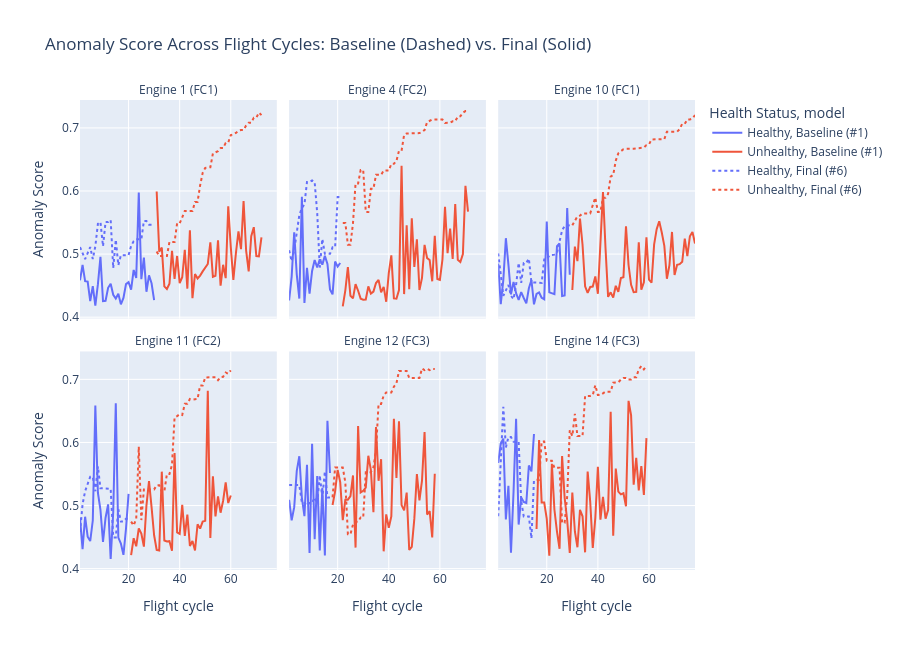

The cell this chart's notebook holds for it:
### Markdown cell above
## 13.0 Score Trajectories Across Flight Cycles

**Caption for Visualization Below:** Each held-out engine's anomaly score over its life, colored by health status. The point where the color changes is the transition from healthy to unhealthy. A good anomaly score should stay low and flat while the engine is healthy, then rise as degradation progresses.

### Code cell
fig = px.line(
    compare_df,
    x="cycle",
    y="anomaly_score",
    color="health_status",
    line_dash="model",
    facet_col="engine",
    facet_col_wrap=3,
    markers=False,
    category_orders={"model": ["Baseline (#1)", "Final (#6)"], "health_status": ["Healthy", "Unhealthy"]},
    hover_data=["partition"],
    title="Anomaly Score Across Flight Cycles: Baseline (Dashed) vs. Final (Solid)",
    labels={"cycle": "Flight cycle", "anomaly_score": "Anomaly Score", "health_status": "Health Status"},
)
fig.update_yaxes(matches="y")
fig.for_each_annotation(lambda a: a.update(text=a.text.split("=")[-1]))
fig.update_layout(height=650)
fig.show()

### Figure 1 — Plotly figure (JSON) as saved in the notebook; plotly's stock layout.template omitted (floating-point values rounded to 4 significant figures)
{"data": [{"customdata": [["Test"], ["Test"], ["Test"], ["Test"], ["Test"], ["Test"], ["Test"], ["Test"], ["Test"], ["Test"], ["Test"], ["Test"], ["Test"], ["Test"], ["Test"], ["Test"], ["Test"], ["Test"], ["Test"], ["Test"], ["Test"], ["Test"], ["Test"], ["Test"], ["Test"], ["Test"], ["Test"], ["Test"], ["Test"], ["Test"]], "hovertemplate": "Health Status=Healthy<br>model=Baseline (#1)<br>engine=Engine 1 (FC1)<br>Flight cycle=%{x}<br>Anomaly Score=%{y}<br>partition=%{customdata[0]}<extra></extra>", "legendgroup": "Healthy, Baseline (#1)", "line": {"color": "#636efa", "dash": "solid"}, "marker": {"symbol": "circle"}, "mode": "lines", "name": "Healthy, Baseline (#1)", "orientation": "v", "showlegend": true, "type": "scatter", "x": [1, 2, 3, 4, 5, 6, 7, 8, 9, 10, 11, 12, 13, 14, 15, 16, 17, 18, 19, 20, 21, 22, 23, 24, 25, 26, 27, 28, 29, 30], "xaxis": "x4", "y": [0.4585, 0.4829, 0.4572, 0.4564, 0.4254, 0.4494, 0.4184, 0.4519, 0.4957, 0.4255, 0.426, 0.4466, 0.453, 0.4355, 0.4296, 0.4372, 0.4203, 0.4305, 0.4523, 0.4556, 0.4437, 0.4748, 0.4621, 0.5976, 0.4602, 0.4944, 0.4403, 0.4663, 0.4538, 0.4269], "yaxis": "y4"}, {"customdata": [["Validation"], ["Validation"], ["Validation"], ["Validation"], ["Validation"], ["Validation"], ["Validation"], ["Validation"], ["Validation"], ["Validation"], ["Validation"], ["Validation"], ["Validation"], ["Validation"], ["Validation"], ["Validation"], ["Validation"], ["Validation"], ["Validation"], ["Validation"], ["Validation"]], "hovertemplate": "Health Status=Healthy<br>model=Baseline (#1)<br>engine=Engine 4 (FC2)<br>Flight cycle=%{x}<br>Anomaly Score=%{y}<br>partition=%{customdata[0]}<extra></extra>", "legendgroup": "Healthy, Baseline (#1)", "line": {"color": "#636efa", "dash": "solid"}, "marker": {"symbol": "circle"}, "mode": "lines", "name": "Healthy, Baseline (#1)", "orientation": "v", "showlegend": false, "type": "scatter", "x": [1, 2, 3, 4, 5, 6, 7, 8, 9, 10, 11, 12, 13, 14, 15, 16, 17, 18, 19, 20, 21], "xaxis": "x5", "y": [0.4265, 0.4641, 0.5345, 0.4675, 0.4296, 0.5908, 0.4226, 0.4782, 0.4372, 0.4732, 0.4907, 0.4788, 0.4916, 0.4834, 0.4972, 0.4845, 0.4441, 0.4362, 0.4882, 0.4801, 0.4859], "yaxis": "y5"}, {"customdata": [["Validation"], ["Validation"], ["Validation"], ["Validation"], ["Validation"], ["Validation"], ["Validation"], ["Validation"], ["Validation"], ["Validation"], ["Validation"], ["Validation"], ["Validation"], ["Validation"], ["Validation"], ["Validation"], ["Validation"], ["Validation"], ["Validation"], ["Validation"], ["Validation"], ["Validation"], ["Validation"], ["Validation"], ["Validation"], ["Validation"], ["Validation"], ["Validation"], ["Validation"]], "hovertemplate": "Health Status=Healthy<br>model=Baseline (#1)<br>engine=Engine 10 (FC1)<br>Flight cycle=%{x}<br>Anomaly Score=%{y}<br>partition=%{customdata[0]}<extra></extra>", "legendgroup": "Healthy, Baseline (#1)", "line": {"color": "#636efa", "dash": "solid"}, "marker": {"symbol": "circle"}, "mode": "lines", "name": "Healthy, Baseline (#1)", "orientation": "v", "showlegend": false, "type": "scatter", "x": [1, 2, 3, 4, 5, 6, 7, 8, 9, 10, 11, 12, 13, 14, 15, 16, 17, 18, 19, 20, 21, 22, 23, 24, 25, 26, 27, 28, 29], "xaxis": "x6", "y": [0.485, 0.4206, 0.4587, 0.5252, 0.4833, 0.4362, 0.456, 0.438, 0.4273, 0.4396, 0.4304, 0.4219, 0.4459, 0.459, 0.4204, 0.4368, 0.4392, 0.4308, 0.4284, 0.5517, 0.4394, 0.4379, 0.4364, 0.5125, 0.5168, 0.4336, 0.4345, 0.5729, 0.4673], "yaxis": "y6"}, {"customdata": [["Test"], ["Test"], ["Test"], ["Test"], ["Test"], ["Test"], ["Test"], ["Test"], ["Test"], ["Test"], ["Test"], ["Test"], ["Test"], ["Test"], ["Test"], ["Test"], ["Test"], ["Test"], ["Test"], ["Test"]], "hovertemplate": "Health Status=Healthy<br>model=Baseline (#1)<br>engine=Engine 11 (FC2)<br>Flight cycle=%{x}<br>Anomaly Score=%{y}<br>partition=%{customdata[0]}<extra></extra>", "legendgroup": "Healthy, Baseline (#1)", "line": {"color": "#636efa", "dash": "solid"}, "marker": {"symbol": "circle"}, "mode": "lines", "name": "Healthy, Baseline (#1)", "orientation": "v", "showlegend": false, "type": "scatter", "x": [1, 2, 3, 4, 5, 6, 7, 8, 9, 10, 11, 12, 13, 14, 15, 16, 17, 18, 19, 20], "xaxis": "x", "y": [0.4803, 0.431, 0.4823, 0.4506, 0.4436, 0.4763, 0.6587, 0.5203, 0.4931, 0.4422, 0.4807, 0.5018, 0.4152, 0.4893, 0.6621, 0.4492, 0.4398, 0.4219, 0.4636, 0.5186], "yaxis": "y"}, {"customdata": [["Test"], ["Test"], ["Test"], ["Test"], ["Test"], ["Test"], ["Test"], ["Test"], ["Test"], ["Test"], ["Test"], ["Test"], ["Test"], ["Test"], ["Test"], ["Test"], ["Test"]], "hovertemplate": "Health Status=Healthy<br>model=Baseline (#1)<br>engine=Engine 12 (FC3)<br>Flight cycle=%{x}<br>Anomaly Score=%{y}<br>partition=%{customdata[0]}<extra></extra>", "legendgroup": "Healthy, Baseline (#1)", "line": {"color": "#636efa", "dash": "solid"}, "marker": {"symbol": "circle"}, "mode": "lines", "name": "Healthy, Baseline (#1)", "orientation": "v", "showlegend": false, "type": "scatter", "x": [1, 2, 3, 4, 5, 6, 7, 8, 9, 10, 11, 12, 13, 14, 15, 16, 17], "xaxis": "x2", "y": [0.5091, 0.4764, 0.4975, 0.5549, 0.5782, 0.5122, 0.4831, 0.5648, 0.4249, 0.598, 0.4464, 0.5466, 0.4287, 0.528, 0.4208, 0.6343, 0.5516], "yaxis": "y2"}, {"customdata": [["Validation"], ["Validation"], ["Validation"], ["Validation"], ["Validation"], ["Validation"], ["Validation"], ["Validation"], ["Validation"], ["Validation"], ["Validation"], ["Validation"], ["Validation"], ["Validation"], ["Validation"]], "hovertemplate": "Health Status=Healthy<br>model=Baseline (#1)<br>engine=Engine 14 (FC3)<br>Flight cycle=%{x}<br>Anomaly Score=%{y}<br>partition=%{customdata[0]}<extra></extra>", "legendgroup": "Healthy, Baseline (#1)", "line": {"color": "#636efa", "dash": "solid"}, "marker": {"symbol": "circle"}, "mode": "lines", "name": "Healthy, Baseline (#1)", "orientation": "v", "showlegend": false, "type": "scatter", "x": [1, 2, 3, 4, 5, 6, 7, 8, 9, 10, 11, 12, 13, 14, 15], "xaxis": "x3", "y": [0.5675, 0.5982, 0.6061, 0.478, 0.5311, 0.4253, 0.5219, 0.6376, 0.4698, 0.5126, 0.5057, 0.5041, 0.5636, 0.554, 0.6134], "yaxis": "y3"}, {"customdata": [["Test"], ["Test"], ["Test"], ["Test"], ["Test"], ["Test"], ["Test"], ["Test"], ["Test"], ["Test"], ["Test"], ["Test"], ["Test"], ["Test"], ["Test"], ["Test"], ["Test"], ["Test"], ["Test"], ["Test"], ["Test"], ["Test"], ["Test"], ["Test"], ["Test"], ["Test"], ["Test"], ["Test"], ["Test"], ["Test"], ["Test"], ["Test"], ["Test"], ["Test"], ["Test"], ["Test"], ["Test"], ["Test"], ["Test"], ["Test"], ["Test"], ["Test"]], "hovertemplate": "Health Status=Unhealthy<br>model=Baseline (#1)<br>engine=Engine 1 (FC1)<br>Flight cycle=%{x}<br>Anomaly Score=%{y}<br>partition=%{customdata[0]}<extra></extra>", "legendgroup": "Unhealthy, Baseline (#1)", "line": {"color": "#EF553B", "dash": "solid"}, "marker": {"symbol": "circle"}, "mode": "lines", "name": "Unhealthy, Baseline (#1)", "orientation": "v", "showlegend": true, "type": "scatter", "x": [31, 32, 33, 34, 35, 36, 37, 38, 39, 40, 41, 42, 43, 44, 45, 46, 47, 48, 49, 50, 51, 52, 53, 54, 55, 56, 57, 58, 59, 60, 61, 62, 63, 64, 65, 66, 67, 68, 69, 70, 71, 72], "xaxis": "x4", "y": [0.5991, 0.5036, 0.5105, 0.4488, 0.4447, 0.453, 0.5051, 0.4607, 0.497, 0.454, 0.4633, 0.5069, 0.4452, 0.5378, 0.4302, 0.4685, 0.4613, 0.4659, 0.4726, 0.4795, 0.4843, 0.5188, 0.4639, 0.4655, 0.5218, 0.4499, 0.483, 0.4619, 0.5756, 0.5111, 0.4592, 0.5015, 0.536, 0.5077, 0.5841, 0.5056, 0.4725, 0.5285, 0.5427, 0.4968, 0.4964, 0.5265], "yaxis": "y4"}, {"customdata": [["Validation"], ["Validation"], ["Validation"], ["Validation"], ["Validation"], ["Validation"], ["Validation"], ["Validation"], ["Validation"], ["Validation"], ["Validation"], ["Validation"], ["Validation"], ["Validation"], ["Validation"], ["Validation"], ["Validation"], ["Validation"], ["Validation"], ["Validation"], ["Validation"], ["Validation"], ["Validation"], ["Validation"], ["Validation"], ["Validation"], ["Validation"], ["Validation"], ["Validation"], ["Validation"], ["Validation"], ["Validation"], ["Validation"], ["Validation"], ["Validation"], ["Validation"], ["Validation"], ["Validation"], ["Validation"], ["Validation"], ["Validation"], ["Validation"], ["Validation"], ["Validation"], ["Validation"], ["Validation"], ["Validation"], ["Validation"], ["Validation"], ["Validation"]], "hovertemplate": "Health Status=Unhealthy<br>model=Baseline (#1)<br>engine=Engine 4 (FC2)<br>Flight cycle=%{x}<br>Anomaly Score=%{y}<br>partition=%{customdata[0]}<extra></extra>", "legendgroup": "Unhealthy, Baseline (#1)", "line": {"color": "#EF553B", "dash": "solid"}, "marker": {"symbol": "circle"}, "mode": "lines", "name": "Unhealthy, Baseline (#1)", "orientation": "v", "showlegend": false, "type": "scatter", "x": [22, 23, 24, 25, 26, 27, 28, 29, 30, 31, 32, 33, 34, 35, 36, 37, 38, 39, 40, 41, 42, 43, 44, 45, 46, 47, 48, 49, 50, 51, 52, 53, 54, 55, 56, 57, 58, 59, 60, 61, 62, 63, 64, 65, 66, 67, 68, 69, 70, 71], "xaxis": "x5", "y": [0.4171, 0.4426, 0.4793, 0.434, 0.4297, 0.4523, 0.4419, 0.4294, 0.4278, 0.428, 0.4489, 0.4374, 0.4406, 0.4541, 0.4592, 0.4394, 0.448, 0.4245, 0.4698, 0.498, 0.4298, 0.4293, 0.443, 0.6398, 0.4366, 0.5458, 0.4444, 0.5568, 0.4798, 0.5235, 0.4432, 0.4624, 0.5145, 0.4935, 0.4905, 0.4569, 0.529, 0.4607, 0.4593, 0.4914, 0.5748, 0.5015, 0.5405, 0.4923, 0.5792, 0.491, 0.4876, 0.5001, 0.6083, 0.5672], "yaxis": "y5"}, {"customdata": [["Validation"], ["Validation"], ["Validation"], ["Validation"], ["Validation"], ["Validation"], ["Validation"], ["Validation"], ["Validation"], ["Validation"], ["Validation"], ["Validation"], ["Validation"], ["Validation"], ["Validation"], ["Validation"], ["Validation"], ["Validation"], ["Validation"], ["Validation"], ["Validation"], ["Validation"], ["Validation"], ["Validation"], ["Validation"], ["Validation"], ["Validation"], ["Validation"], ["Validation"], ["Validation"], ["Validation"], ["Validation"], ["Validation"], ["Validation"], ["Validation"], ["Validation"], ["Validation"], ["Validation"], ["Validation"], ["Validation"], ["Validation"], ["Validation"], ["Validation"], ["Validation"], ["Validation"], ["Validation"], ["Validation"], ["Validation"], ["Validation"]], "hovertemplate": "Health Status=Unhealthy<br>model=Baseline (#1)<br>engine=Engine 10 (FC1)<br>Flight cycle=%{x}<br>Anomaly Score=%{y}<br>partition=%{customdata[0]}<extra></extra>", "legendgroup": "Unhealthy, Baseline (#1)", "line": {"color": "#EF553B", "dash": "solid"}, "marker": {"symbol": "circle"}, "mode": "lines", "name": "Unhealthy, Baseline (#1)", "orientation": "v", "showlegend": false, "type": "scatter", "x": [30, 31, 32, 33, 34, 35, 36, 37, 38, 39, 40, 41, 42, 43, 44, 45, 46, 47, 48, 49, 50, 51, 52, 53, 54, 55, 56, 57, 58, 59, 60, 61, 62, 63, 64, 65, 66, 67, 68, 69, 70, 71, 72, 73, 74, 75, 76, 77, 78], "xaxis": "x6", "y": [0.4431, 0.5119, 0.4889, 0.5563, 0.5148, 0.449, 0.4385, 0.4478, 0.4485, 0.4646, 0.4371, 0.5122, 0.5982, 0.5083, 0.4322, 0.4394, 0.4311, 0.4497, 0.4401, 0.462, 0.4632, 0.544, 0.4827, 0.4513, 0.4397, 0.44, 0.5188, 0.4437, 0.4552, 0.5266, 0.4596, 0.4548, 0.5151, 0.5395, 0.5522, 0.5342, 0.5131, 0.461, 0.4826, 0.5351, 0.4668, 0.4829, 0.484, 0.4878, 0.5247, 0.4967, 0.5283, 0.5352, 0.5168], "yaxis": "y6"}, {"customdata": [["Test"], ["Test"], ["Test"], ["Test"], ["Test"], ["Test"], ["Test"], ["Test"], ["Test"], ["Test"], ["Test"], ["Test"], ["Test"], ["Test"], ["Test"], ["Test"], ["Test"], ["Test"], ["Test"], ["Test"], ["Test"], ["Test"], ["Test"], ["Test"], ["Test"], ["Test"], ["Test"], ["Test"], ["Test"], ["Test"], ["Test"], ["Test"], ["Test"], ["Test"], ["Test"], ["Test"], ["Test"], ["Test"], ["Test"], ["Test"]], "hovertemplate": "Health Status=Unhealthy<br>model=Baseline (#1)<br>engine=Engine 11 (FC2)<br>Flight cycle=%{x}<br>Anomaly Score=%{y}<br>partition=%{customdata[0]}<extra></extra>", "legendgroup": "Unhealthy, Baseline (#1)", "line": {"color": "#EF553B", "dash": "solid"}, "marker": {"symbol": "circle"}, "mode": "lines", "name": "Unhealthy, Baseline (#1)", "orientation": "v", "showlegend": false, "type": "scatter", "x": [21, 22, 23, 24, 25, 26, 27, 28, 29, 30, 31, 32, 33, 34, 35, 36, 37, 38, 39, 40, 41, 42, 43, 44, 45, 46, 47, 48, 49, 50, 51, 52, 53, 54, 55, 56, 57, 58, 59, 60], "xaxis": "x", "y": [0.4214, 0.4481, 0.4355, 0.4639, 0.4555, 0.4349, 0.5004, 0.5387, 0.4974, 0.4529, 0.4297, 0.4286, 0.5537, 0.4447, 0.443, 0.4435, 0.4284, 0.5832, 0.4574, 0.4551, 0.5011, 0.452, 0.4857, 0.4358, 0.4438, 0.4289, 0.4703, 0.4635, 0.4745, 0.4757, 0.6821, 0.4486, 0.5462, 0.4828, 0.5144, 0.4887, 0.5076, 0.5368, 0.504, 0.5159], "yaxis": "y"}, {"customdata": [["Test"], ["Test"], ["Test"], ["Test"], ["Test"], ["Test"], ["Test"], ["Test"], ["Test"], ["Test"], ["Test"], ["Test"], ["Test"], ["Test"], ["Test"], ["Test"], ["Test"], ["Test"], ["Test"], ["Test"], ["Test"], ["Test"], ["Test"], ["Test"], ["Test"], ["Test"], ["Test"], ["Test"], ["Test"], ["Test"], ["Test"], ["Test"], ["Test"], ["Test"], ["Test"], ["Test"], ["Test"], ["Test"], ["Test"], ["Test"], ["Test"]], "hovertemplate": "Health Status=Unhealthy<br>model=Baseline (#1)<br>engine=Engine 12 (FC3)<br>Flight cycle=%{x}<br>Anomaly Score=%{y}<br>partition=%{customdata[0]}<extra></extra>", "legendgroup": "Unhealthy, Baseline (#1)", "line": {"color": "#EF553B", "dash": "solid"}, "marker": {"symbol": "circle"}, "mode": "lines", "name": "Unhealthy, Baseline (#1)", "orientation": "v", "showlegend": false, "type": "scatter", "x": [18, 19, 20, 21, 22, 23, 24, 25, 26, 27, 28, 29, 30, 31, 32, 33, 34, 35, 36, 37, 38, 39, 40, 41, 42, 43, 44, 45, 46, 47, 48, 49, 50, 51, 52, 53, 54, 55, 56, 57, 58], "xaxis": "x2", "y": [0.5009, 0.5225, 0.5565, 0.5371, 0.4767, 0.5093, 0.5094, 0.5149, 0.5477, 0.4333, 0.626, 0.5208, 0.5233, 0.5283, 0.5788, 0.5561, 0.4893, 0.6244, 0.5392, 0.5734, 0.4275, 0.4859, 0.4648, 0.4827, 0.6374, 0.5439, 0.6336, 0.5007, 0.4924, 0.5206, 0.4296, 0.4347, 0.4792, 0.5498, 0.5082, 0.5396, 0.6166, 0.4857, 0.491, 0.4496, 0.5504], "yaxis": "y2"}, {"customdata": [["Validation"], ["Validation"], ["Validation"], ["Validation"], ["Validation"], ["Validation"], ["Validation"], ["Validation"], ["Validation"], ["Validation"], ["Validation"], ["Validation"], ["Validation"], ["Validation"], ["Validation"], ["Validation"], ["Validation"], ["Validation"], ["Validation"], ["Validation"], ["Validation"], ["Validation"], ["Validation"], ["Validation"], ["Validation"], ["Validation"], ["Validation"], ["Validation"], ["Validation"], ["Validation"], ["Validation"], ["Validation"], ["Validation"], ["Validation"], ["Validation"], ["Validation"], ["Validation"], ["Validation"], ["Validation"], ["Validation"], ["Validation"], ["Validation"], ["Validation"], ["Validation"]], "hovertemplate": "Health Status=Unhealthy<br>model=Baseline (#1)<br>engine=Engine 14 (FC3)<br>Flight cycle=%{x}<br>Anomaly Score=%{y}<br>partition=%{customdata[0]}<extra></extra>", "legendgroup": "Unhealthy, Baseline (#1)", "line": {"color": "#EF553B", "dash": "solid"}, "marker": {"symbol": "circle"}, "mode": "lines", "name": "Unhealthy, Baseline (#1)", "orientation": "v", "showlegend": false, "type": "scatter", "x": [16, 17, 18, 19, 20, 21, 22, 23, 24, 25, 26, 27, 28, 29, 30, 31, 32, 33, 34, 35, 36, 37, 38, 39, 40, 41, 42, 43, 44, 45, 46, 47, 48, 49, 50, 51, 52, 53, 54, 55, 56, 57, 58, 59], "xaxis": "x3", "y": [0.4629, 0.604, 0.5049, 0.5048, 0.4788, 0.4204, 0.5661, 0.4933, 0.4588, 0.4315, 0.5783, 0.5122, 0.4763, 0.4248, 0.5205, 0.4589, 0.4339, 0.4931, 0.483, 0.4259, 0.5538, 0.5063, 0.4327, 0.4805, 0.5615, 0.4776, 0.5137, 0.4793, 0.4929, 0.6485, 0.4522, 0.5585, 0.522, 0.5176, 0.5195, 0.499, 0.6659, 0.6428, 0.5331, 0.5758, 0.524, 0.5624, 0.5169, 0.6069], "yaxis": "y3"}, {"customdata": [["Test"], ["Test"], ["Test"], ["Test"], ["Test"], ["Test"], ["Test"], ["Test"], ["Test"], ["Test"], ["Test"], ["Test"], ["Test"], ["Test"], ["Test"], ["Test"], ["Test"], ["Test"], ["Test"], ["Test"], ["Test"], ["Test"], ["Test"], ["Test"], ["Test"], ["Test"], ["Test"], ["Test"], ["Test"], ["Test"]], "hovertemplate": "Health Status=Healthy<br>model=Final (#6)<br>engine=Engine 1 (FC1)<br>Flight cycle=%{x}<br>Anomaly Score=%{y}<br>partition=%{customdata[0]}<extra></extra>", "legendgroup": "Healthy, Final (#6)", "line": {"color": "#636efa", "dash": "dot"}, "marker": {"symbol": "circle"}, "mode": "lines", "name": "Healthy, Final (#6)", "orientation": "v", "showlegend": true, "type": "scatter", "x": [1, 2, 3, 4, 5, 6, 7, 8, 9, 10, 11, 12, 13, 14, 15, 16, 17, 18, 19, 20, 21, 22, 23, 24, 25, 26, 27, 28, 29, 30], "xaxis": "x4", "y": [0.5112, 0.5016, 0.4921, 0.5016, 0.5112, 0.4921, 0.5124, 0.5479, 0.5508, 0.5124, 0.5508, 0.5508, 0.5541, 0.4779, 0.5228, 0.4825, 0.4983, 0.4983, 0.4983, 0.4983, 0.5129, 0.5204, 0.5234, 0.5234, 0.5234, 0.5524, 0.5524, 0.5466, 0.5466, 0.5443], "yaxis": "y4"}, {"customdata": [["Validation"], ["Validation"], ["Validation"], ["Validation"], ["Validation"], ["Validation"], ["Validation"], ["Validation"], ["Validation"], ["Validation"], ["Validation"], ["Validation"], ["Validation"], ["Validation"], ["Validation"], ["Validation"], ["Validation"], ["Validation"], ["Validation"], ["Validation"], ["Validation"]], "hovertemplate": "Health Status=Healthy<br>model=Final (#6)<br>engine=Engine 4 (FC2)<br>Flight cycle=%{x}<br>Anomaly Score=%{y}<br>partition=%{customdata[0]}<extra></extra>", "legendgroup": "Healthy, Final (#6)", "line": {"color": "#636efa", "dash": "dot"}, "marker": {"symbol": "circle"}, "mode": "lines", "name": "Healthy, Final (#6)", "orientation": "v", "showlegend": false, "type": "scatter", "x": [1, 2, 3, 4, 5, 6, 7, 8, 9, 10, 11, 12, 13, 14, 15, 16, 17, 18, 19, 20, 21], "xaxis": "x5", "y": [0.506, 0.4889, 0.506, 0.534, 0.5619, 0.5731, 0.5788, 0.6142, 0.6142, 0.6167, 0.6142, 0.5651, 0.4786, 0.5239, 0.5004, 0.5004, 0.5004, 0.5107, 0.5107, 0.5905, 0.5905], "yaxis": "y5"}, {"customdata": [["Validation"], ["Validation"], ["Validation"], ["Validation"], ["Validation"], ["Validation"], ["Validation"], ["Validation"], ["Validation"], ["Validation"], ["Validation"], ["Validation"], ["Validation"], ["Validation"], ["Validation"], ["Validation"], ["Validation"], ["Validation"], ["Validation"], ["Validation"], ["Validation"], ["Validation"], ["Validation"], ["Validation"], ["Validation"], ["Validation"], ["Validation"], ["Validation"], ["Validation"]], "hovertemplate": "Health Status=Healthy<br>model=Final (#6)<br>engine=Engine 10 (FC1)<br>Flight cycle=%{x}<br>Anomaly Score=%{y}<br>partition=%{customdata[0]}<extra></extra>", "legendgroup": "Healthy, Final (#6)", "line": {"color": "#636efa", "dash": "dot"}, "marker": {"symbol": "circle"}, "mode": "lines", "name": "Healthy, Final (#6)", "orientation": "v", "showlegend": false, "type": "scatter", "x": [1, 2, 3, 4, 5, 6, 7, 8, 9, 10, 11, 12, 13, 14, 15, 16, 17, 18, 19, 20, 21, 22, 23, 24, 25, 26, 27, 28, 29], "xaxis": "x6", "y": [0.5011, 0.4675, 0.4339, 0.4424, 0.451, 0.4339, 0.4288, 0.451, 0.4861, 0.4543, 0.4861, 0.4861, 0.4928, 0.4553, 0.4553, 0.4543, 0.4543, 0.4543, 0.4913, 0.4913, 0.498, 0.498, 0.4991, 0.5017, 0.5195, 0.5377, 0.5445, 0.5445, 0.5456], "yaxis": "y6"}, {"customdata": [["Test"], ["Test"], ["Test"], ["Test"], ["Test"], ["Test"], ["Test"], ["Test"], ["Test"], ["Test"], ["Test"], ["Test"], ["Test"], ["Test"], ["Test"], ["Test"], ["Test"], ["Test"], ["Test"], ["Test"]], "hovertemplate": "Health Status=Healthy<br>model=Final (#6)<br>engine=Engine 11 (FC2)<br>Flight cycle=%{x}<br>Anomaly Score=%{y}<br>partition=%{customdata[0]}<extra></extra>", "legendgroup": "Healthy, Final (#6)", "line": {"color": "#636efa", "dash": "dot"}, "marker": {"symbol": "circle"}, "mode": "lines", "name": "Healthy, Final (#6)", "orientation": "v", "showlegend": false, "type": "scatter", "x": [1, 2, 3, 4, 5, 6, 7, 8, 9, 10, 11, 12, 13, 14, 15, 16, 17, 18, 19, 20], "xaxis": "x", "y": [0.4581, 0.5018, 0.5227, 0.5341, 0.5456, 0.5456, 0.5227, 0.5621, 0.5273, 0.5273, 0.5273, 0.5273, 0.5264, 0.4495, 0.4495, 0.4941, 0.4746, 0.4746, 0.479, 0.479], "yaxis": "y"}, {"customdata": [["Test"], ["Test"], ["Test"], ["Test"], ["Test"], ["Test"], ["Test"], ["Test"], ["Test"], ["Test"], ["Test"], ["Test"], ["Test"], ["Test"], ["Test"], ["Test"], ["Test"]], "hovertemplate": "Health Status=Healthy<br>model=Final (#6)<br>engine=Engine 12 (FC3)<br>Flight cycle=%{x}<br>Anomaly Score=%{y}<br>partition=%{customdata[0]}<extra></extra>", "legendgroup": "Healthy, Final (#6)", "line": {"color": "#636efa", "dash": "dot"}, "marker": {"symbol": "circle"}, "mode": "lines", "name": "Healthy, Final (#6)", "orientation": "v", "showlegend": false, "type": "scatter", "x": [1, 2, 3, 4, 5, 6, 7, 8, 9, 10, 11, 12, 13, 14, 15, 16, 17], "xaxis": "x2", "y": [0.5325, 0.5327, 0.5328, 0.5327, 0.5325, 0.5042, 0.5042, 0.4999, 0.5042, 0.5042, 0.5127, 0.503, 0.5479, 0.5129, 0.5541, 0.5129, 0.5129], "yaxis": "y2"}, {"customdata": [["Validation"], ["Validation"], ["Validation"], ["Validation"], ["Validation"], ["Validation"], ["Validation"], ["Validation"], ["Validation"], ["Validation"], ["Validation"], ["Validation"], ["Validation"], ["Validation"], ["Validation"]], "hovertemplate": "Health Status=Healthy<br>model=Final (#6)<br>engine=Engine 14 (FC3)<br>Flight cycle=%{x}<br>Anomaly Score=%{y}<br>partition=%{customdata[0]}<extra></extra>", "legendgroup": "Healthy, Final (#6)", "line": {"color": "#636efa", "dash": "dot"}, "marker": {"symbol": "circle"}, "mode": "lines", "name": "Healthy, Final (#6)", "orientation": "v", "showlegend": false, "type": "scatter", "x": [1, 2, 3, 4, 5, 6, 7, 8, 9, 10, 11, 12, 13, 14, 15], "xaxis": "x3", "y": [0.4832, 0.5698, 0.6564, 0.5921, 0.6085, 0.6085, 0.6011, 0.6011, 0.6011, 0.5073, 0.4827, 0.4827, 0.4827, 0.4482, 0.5408], "yaxis": "y3"}, {"customdata": [["Test"], ["Test"], ["Test"], ["Test"], ["Test"], ["Test"], ["Test"], ["Test"], ["Test"], ["Test"], ["Test"], ["Test"], ["Test"], ["Test"], ["Test"], ["Test"], ["Test"], ["Test"], ["Test"], ["Test"], ["Test"], ["Test"], ["Test"], ["Test"], ["Test"], ["Test"], ["Test"], ["Test"], ["Test"], ["Test"], ["Test"], ["Test"], ["Test"], ["Test"], ["Test"], ["Test"], ["Test"], ["Test"], ["Test"], ["Test"], ["Test"], ["Test"]], "hovertemplate": "Health Status=Unhealthy<br>model=Final (#6)<br>engine=Engine 1 (FC1)<br>Flight cycle=%{x}<br>Anomaly Score=%{y}<br>partition=%{customdata[0]}<extra></extra>", "legendgroup": "Unhealthy, Final (#6)", "line": {"color": "#EF553B", "dash": "dot"}, "marker": {"symbol": "circle"}, "mode": "lines", "name": "Unhealthy, Final (#6)", "orientation": "v", "showlegend": true, "type": "scatter", "x": [31, 32, 33, 34, 35, 36, 37, 38, 39, 40, 41, 42, 43, 44, 45, 46, 47, 48, 49, 50, 51, 52, 53, 54, 55, 56, 57, 58, 59, 60, 61, 62, 63, 64, 65, 66, 67, 68, 69, 70, 71, 72], "xaxis": "x4", "y": [0.504, 0.4968, 0.4968, 0.4968, 0.4968, 0.5191, 0.5191, 0.5191, 0.5489, 0.5489, 0.5583, 0.5684, 0.5684, 0.5684, 0.5684, 0.5827, 0.5827, 0.609, 0.6287, 0.6366, 0.6366, 0.6377, 0.6595, 0.6614, 0.6631, 0.668, 0.668, 0.6763, 0.6769, 0.6888, 0.6896, 0.6921, 0.6956, 0.6967, 0.6967, 0.7039, 0.7083, 0.7083, 0.7163, 0.7163, 0.7242, 0.7203], "yaxis": "y4"}, {"customdata": [["Validation"], ["Validation"], ["Validation"], ["Validation"], ["Validation"], ["Validation"], ["Validation"], ["Validation"], ["Validation"], ["Validation"], ["Validation"], ["Validation"], ["Validation"], ["Validation"], ["Validation"], ["Validation"], ["Validation"], ["Validation"], ["Validation"], ["Validation"], ["Validation"], ["Validation"], ["Validation"], ["Validation"], ["Validation"], ["Validation"], ["Validation"], ["Validation"], ["Validation"], ["Validation"], ["Validation"], ["Validation"], ["Validation"], ["Validation"], ["Validation"], ["Validation"], ["Validation"], ["Validation"], ["Validation"], ["Validation"], ["Validation"], ["Validation"], ["Validation"], ["Validation"], ["Validation"], ["Validation"], ["Validation"], ["Validation"], ["Validation"], ["Validation"]], "hovertemplate": "Health Status=Unhealthy<br>model=Final (#6)<br>engine=Engine 4 (FC2)<br>Flight cycle=%{x}<br>Anomaly Score=%{y}<br>partition=%{customdata[0]}<extra></extra>", "legendgroup": "Unhealthy, Final (#6)", "line": {"color": "#EF553B", "dash": "dot"}, "marker": {"symbol": "circle"}, "mode": "lines", "name": "Unhealthy, Final (#6)", "orientation": "v", "showlegend": false, "type": "scatter", "x": [22, 23, 24, 25, 26, 27, 28, 29, 30, 31, 32, 33, 34, 35, 36, 37, 38, 39, 40, 41, 42, 43, 44, 45, 46, 47, 48, 49, 50, 51, 52, 53, 54, 55, 56, 57, 58, 59, 60, 61, 62, 63, 64, 65, 66, 67, 68, 69, 70, 71], "xaxis": "x5", "y": [0.5492, 0.5492, 0.5149, 0.5149, 0.5492, 0.612, 0.612, 0.6333, 0.6333, 0.5666, 0.5666, 0.6035, 0.6035, 0.6256, 0.6256, 0.6256, 0.6324, 0.6324, 0.6324, 0.6431, 0.6431, 0.6477, 0.6638, 0.6638, 0.6889, 0.6912, 0.6912, 0.6912, 0.6912, 0.6912, 0.6918, 0.6937, 0.6966, 0.7091, 0.7117, 0.7134, 0.7134, 0.7134, 0.7134, 0.7134, 0.708, 0.7081, 0.7081, 0.7105, 0.7105, 0.7181, 0.7185, 0.7242, 0.7268, 0.7269], "yaxis": "y5"}, {"customdata": [["Validation"], ["Validation"], ["Validation"], ["Validation"], ["Validation"], ["Validation"], ["Validation"], ["Validation"], ["Validation"], ["Validation"], ["Validation"], ["Validation"], ["Validation"], ["Validation"], ["Validation"], ["Validation"], ["Validation"], ["Validation"], ["Validation"], ["Validation"], ["Validation"], ["Validation"], ["Validation"], ["Validation"], ["Validation"], ["Validation"], ["Validation"], ["Validation"], ["Validation"], ["Validation"], ["Validation"], ["Validation"], ["Validation"], ["Validation"], ["Validation"], ["Validation"], ["Validation"], ["Validation"], ["Validation"], ["Validation"], ["Validation"], ["Validation"], ["Validation"], ["Validation"], ["Validation"], ["Validation"], ["Validation"], ["Validation"], ["Validation"]], "hovertemplate": "Health Status=Unhealthy<br>model=Final (#6)<br>engine=Engine 10 (FC1)<br>Flight cycle=%{x}<br>Anomaly Score=%{y}<br>partition=%{customdata[0]}<extra></extra>", "legendgroup": "Unhealthy, Final (#6)", "line": {"color": "#EF553B", "dash": "dot"}, "marker": {"symbol": "circle"}, "mode": "lines", "name": "Unhealthy, Final (#6)", "orientation": "v", "showlegend": false, "type": "scatter", "x": [30, 31, 32, 33, 34, 35, 36, 37, 38, 39, 40, 41, 42, 43, 44, 45, 46, 47, 48, 49, 50, 51, 52, 53, 54, 55, 56, 57, 58, 59, 60, 61, 62, 63, 64, 65, 66, 67, 68, 69, 70, 71, 72, 73, 74, 75, 76, 77, 78], "xaxis": "x6", "y": [0.5456, 0.5521, 0.5599, 0.561, 0.5644, 0.5645, 0.5644, 0.5644, 0.5776, 0.5895, 0.5669, 0.5669, 0.5895, 0.5895, 0.5955, 0.6228, 0.6255, 0.6481, 0.6599, 0.6638, 0.6662, 0.6671, 0.6675, 0.6671, 0.6671, 0.6675, 0.6675, 0.668, 0.6688, 0.6728, 0.6739, 0.6817, 0.6817, 0.6822, 0.6822, 0.682, 0.6822, 0.694, 0.694, 0.694, 0.694, 0.694, 0.6981, 0.7065, 0.7065, 0.7135, 0.7135, 0.7147, 0.7203], "yaxis": "y6"}, {"customdata": [["Test"], ["Test"], ["Test"], ["Test"], ["Test"], ["Test"], ["Test"], ["Test"], ["Test"], ["Test"], ["Test"], ["Test"], ["Test"], ["Test"], ["Test"], ["Test"], ["Test"], ["Test"], ["Test"], ["Test"], ["Test"], ["Test"], ["Test"], ["Test"], ["Test"], ["Test"], ["Test"], ["Test"], ["Test"], ["Test"], ["Test"], ["Test"], ["Test"], ["Test"], ["Test"], ["Test"], ["Test"], ["Test"], ["Test"], ["Test"]], "hovertemplate": "Health Status=Unhealthy<br>model=Final (#6)<br>engine=Engine 11 (FC2)<br>Flight cycle=%{x}<br>Anomaly Score=%{y}<br>partition=%{customdata[0]}<extra></extra>", "legendgroup": "Unhealthy, Final (#6)", "line": {"color": "#EF553B", "dash": "dot"}, "marker": {"symbol": "circle"}, "mode": "lines", "name": "Unhealthy, Final (#6)", "orientation": "v", "showlegend": false, "type": "scatter", "x": [21, 22, 23, 24, 25, 26, 27, 28, 29, 30, 31, 32, 33, 34, 35, 36, 37, 38, 39, 40, 41, 42, 43, 44, 45, 46, 47, 48, 49, 50, 51, 52, 53, 54, 55, 56, 57, 58, 59, 60], "xaxis": "x", "y": [0.4746, 0.4685, 0.479, 0.5933, 0.477, 0.5256, 0.5256, 0.5256, 0.5256, 0.5256, 0.5321, 0.5321, 0.5224, 0.5224, 0.5499, 0.5499, 0.5644, 0.6398, 0.6418, 0.6448, 0.6436, 0.6612, 0.6612, 0.6689, 0.6679, 0.6679, 0.6689, 0.6903, 0.6903, 0.703, 0.703, 0.703, 0.703, 0.7035, 0.6988, 0.7035, 0.704, 0.7109, 0.7089, 0.7142], "yaxis": "y"}, {"customdata": [["Test"], ["Test"], ["Test"], ["Test"], ["Test"], ["Test"], ["Test"], ["Test"], ["Test"], ["Test"], ["Test"], ["Test"], ["Test"], ["Test"], ["Test"], ["Test"], ["Test"], ["Test"], ["Test"], ["Test"], ["Test"], ["Test"], ["Test"], ["Test"], ["Test"], ["Test"], ["Test"], ["Test"], ["Test"], ["Test"], ["Test"], ["Test"], ["Test"], ["Test"], ["Test"], ["Test"], ["Test"], ["Test"], ["Test"], ["Test"], ["Test"]], "hovertemplate": "Health Status=Unhealthy<br>model=Final (#6)<br>engine=Engine 12 (FC3)<br>Flight cycle=%{x}<br>Anomaly Score=%{y}<br>partition=%{customdata[0]}<extra></extra>", "legendgroup": "Unhealthy, Final (#6)", "line": {"color": "#EF553B", "dash": "dot"}, "marker": {"symbol": "circle"}, "mode": "lines", "name": "Unhealthy, Final (#6)", "orientation": "v", "showlegend": false, "type": "scatter", "x": [18, 19, 20, 21, 22, 23, 24, 25, 26, 27, 28, 29, 30, 31, 32, 33, 34, 35, 36, 37, 38, 39, 40, 41, 42, 43, 44, 45, 46, 47, 48, 49, 50, 51, 52, 53, 54, 55, 56, 57, 58], "xaxis": "x2", "y": [0.5129, 0.5603, 0.5603, 0.5603, 0.5603, 0.5366, 0.4546, 0.4546, 0.4697, 0.4745, 0.4745, 0.4811, 0.4811, 0.5526, 0.5526, 0.5526, 0.5607, 0.5876, 0.6611, 0.6611, 0.6744, 0.6793, 0.6793, 0.6793, 0.6884, 0.6936, 0.7134, 0.7134, 0.7135, 0.7134, 0.7022, 0.7022, 0.7023, 0.7023, 0.7023, 0.7171, 0.7146, 0.7168, 0.7146, 0.7167, 0.7165], "yaxis": "y2"}, {"customdata": [["Validation"], ["Validation"], ["Validation"], ["Validation"], ["Validation"], ["Validation"], ["Validation"], ["Validation"], ["Validation"], ["Validation"], ["Validation"], ["Validation"], ["Validation"], ["Validation"], ["Validation"], ["Validation"], ["Validation"], ["Validation"], ["Validation"], ["Validation"], ["Validation"], ["Validation"], ["Validation"], ["Validation"], ["Validation"], ["Validation"], ["Validation"], ["Validation"], ["Validation"], ["Validation"], ["Validation"], ["Validation"], ["Validation"], ["Validation"], ["Validation"], ["Validation"], ["Validation"], ["Validation"], ["Validation"], ["Validation"], ["Validation"], ["Validation"], ["Validation"], ["Validation"]], "hovertemplate": "Health Status=Unhealthy<br>model=Final (#6)<br>engine=Engine 14 (FC3)<br>Flight cycle=%{x}<br>Anomaly Score=%{y}<br>partition=%{customdata[0]}<extra></extra>", "legendgroup": "Unhealthy, Final (#6)", "line": {"color": "#EF553B", "dash": "dot"}, "marker": {"symbol": "circle"}, "mode": "lines", "name": "Unhealthy, Final (#6)", "orientation": "v", "showlegend": false, "type": "scatter", "x": [16, 17, 18, 19, 20, 21, 22, 23, 24, 25, 26, 27, 28, 29, 30, 31, 32, 33, 34, 35, 36, 37, 38, 39, 40, 41, 42, 43, 44, 45, 46, 47, 48, 49, 50, 51, 52, 53, 54, 55, 56, 57, 58, 59], "xaxis": "x3", "y": [0.5408, 0.5408, 0.6013, 0.6013, 0.5711, 0.5711, 0.5711, 0.5597, 0.5597, 0.5597, 0.4725, 0.4725, 0.5151, 0.6195, 0.6102, 0.6454, 0.6102, 0.6102, 0.6102, 0.6736, 0.6736, 0.6736, 0.6752, 0.6907, 0.6752, 0.6752, 0.6779, 0.6806, 0.6806, 0.6806, 0.6948, 0.6953, 0.6953, 0.6996, 0.7023, 0.7023, 0.6996, 0.6996, 0.7032, 0.7032, 0.7159, 0.7211, 0.7159, 0.7211], "yaxis": "y3"}], "layout": {"annotations": [{"font": {}, "showarrow": false, "text": "Engine 11 (FC2)", "x": 0.16, "xanchor": "center", "xref": "paper", "y": 0.465, "yanchor": "bottom", "yref": "paper"}, {"font": {}, "showarrow": false, "text": "Engine 12 (FC3)", "x": 0.5, "xanchor": "center", "xref": "paper", "y": 0.465, "yanchor": "bottom", "yref": "paper"}, {"font": {}, "showarrow": false, "text": "Engine 14 (FC3)", "x": 0.84, "xanchor": "center", "xref": "paper", "y": 0.465, "yanchor": "bottom", "yref": "paper"}, {"font": {}, "showarrow": false, "text": "Engine 1 (FC1)", "x": 0.16, "xanchor": "center", "xref": "paper", "y": 1.0, "yanchor": "bottom", "yref": "paper"}, {"font": {}, "showarrow": false, "text": "Engine 4 (FC2)", "x": 0.5, "xanchor": "center", "xref": "paper", "y": 1.0, "yanchor": "bottom", "yref": "paper"}, {"font": {}, "showarrow": false, "text": "Engine 10 (FC1)", "x": 0.84, "xanchor": "center", "xref": "paper", "y": 1.0, "yanchor": "bottom", "yref": "paper"}], "height": 650, "legend": {"title": {"text": "Health Status, model"}, "tracegroupgap": 0}, "title": {"text": "Anomaly Score Across Flight Cycles: Baseline (Dashed) vs. Final (Solid)"}, "xaxis": {"anchor": "y", "domain": [0, 0.32], "title": {"text": "Flight cycle"}}, "xaxis2": {"anchor": "y2", "domain": [0.34, 0.66], "matches": "x", "title": {"text": "Flight cycle"}}, "xaxis3": {"anchor": "y3", "domain": [0.68, 1.0], "matches": "x", "title": {"text": "Flight cycle"}}, "xaxis4": {"anchor": "y4", "domain": [0, 0.32], "matches": "x", "showticklabels": false}, "xaxis5": {"anchor": "y5", "domain": [0.34, 0.66], "matches": "x", "showticklabels": false}, "xaxis6": {"anchor": "y6", "domain": [0.68, 1.0], "matches": "x", "showticklabels": false}, "yaxis": {"anchor": "x", "domain": [0, 0.465], "matches": "y", "title": {"text": "Anomaly Score"}}, "yaxis2": {"anchor": "x2", "domain": [0, 0.465], "matches": "y", "showticklabels": false}, "yaxis3": {"anchor": "x3", "domain": [0, 0.465], "matches": "y", "showticklabels": false}, "yaxis4": {"anchor": "x4", "domain": [0.535, 1.0], "matches": "y", "title": {"text": "Anomaly Score"}}, "yaxis5": {"anchor": "x5", "domain": [0.535, 1.0], "matches": "y", "showticklabels": false}, "yaxis6": {"anchor": "x6", "domain": [0.535, 1.0], "matches": "y", "showticklabels": false}}}
